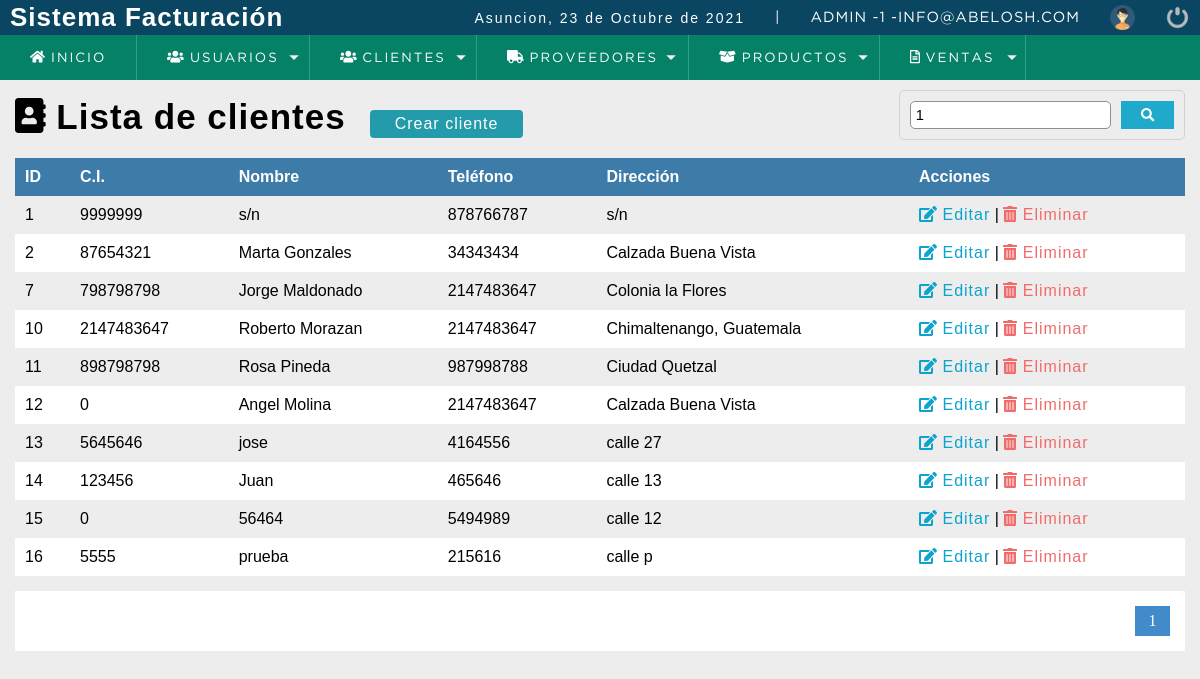
The page /sistema/buscar_cliente.php?busqueda=1 (signed in) on the database its author committed.
### tables this page shows
CREATE TABLE `cliente` (
  `idcliente` int(11) NOT NULL,
  `nit` int(11) DEFAULT NULL,
  `nombre` varchar(80) DEFAULT NULL,
  `telefono` int(11) DEFAULT NULL,
  `direccion` text DEFAULT NULL,
  `dateadd` datetime NOT NULL DEFAULT current_timestamp(),
  `usuario_id` int(11) NOT NULL,
  `estatus` int(11) NOT NULL DEFAULT 1
);

### sistema/buscar_cliente.php (the view, shortened to what this page needs)
<?php
	include "../conexion.php";
 ?>
<!DOCTYPE html>
<html lang="en">
<head>
	<?php include "includes/scripts.php";?>
</head>
<body>
	<?php include "includes/header.php"; ?>
	<section id="container">
		<?php
			$busqueda = strtolower($_REQUEST['busqueda']);
		 ?>
		<h1><i class="fas fa-address-book"></i> Lista de clientes</h1>
		<a href="registro_cliente.php" class="btn_new">Crear cliente</a>
		<form action="buscar_cliente.php" method="get" class="form_search">
			<input type="text" name="busqueda" id="busqueda" placeholder="Buscar" value="<?php echo $busqueda; ?>">
			<button type="submit" class="btn_search"><i class="fas fa-search"></i></button>
		</form>
		<table>
			<tr>
				<th>ID</th>
				<th>C.I.</th>
				<th>Nombre</th>
				<th>Teléfono</th>
				<th>Dirección</th>
				<th>Acciones</th>
			</tr>
			<?php
				$sql_registe = mysqli_query($conection,"SELECT COUNT(*) AS total_registro FROM cliente
																	  WHERE (idcliente LIKE '%$busqueda%' OR
																	  		 nit LIKE '%$busqueda%' OR
																	  		 nombre LIKE '%$busqueda%' OR
																	  		 telefono LIKE '%$busqueda%' OR
																	  		 direccion LIKE '%$busqueda%')
																	  AND estatus = 1 ");
				$result_register = mysqli_fetch_array($sql_registe);
				$total_registro = $result_register['total_registro'];
				$por_pagina = 10;
				if(empty($_GET['pagina']))
				{
					$pagina = 1;
				}else{
					$pagina = $_GET['pagina'];
				}
				$desde = ($pagina-1) * $por_pagina;
				$total_paginas = ceil($total_registro / $por_pagina);
				$query = mysqli_query($conection, "SELECT * FROM cliente
													WHERE (idcliente LIKE '%$busqueda%' OR
											  		 nit LIKE '%$busqueda%' OR
											  		 nombre LIKE '%$busqueda%' OR
											  		 telefono LIKE '%$busqueda%' OR
											  		 direccion  LIKE '%$busqueda%' )
														AND
														estatus = 1 ORDER BY idcliente ASC LIMIT $desde,$por_pagina
					");
				$result = mysqli_num_rows($query);
				if($result > 0){
					while ($data = mysqli_fetch_array($query)) {
				?>
					<tr>
						<td><?php echo $data['idcliente']; ?></td>
						<td><?php echo $data['nit']; ?></td>
						<td><?php echo $data['nombre']; ?></td>
						<td><?php echo $data['telefono']; ?></td>
						<td><?php echo $data['direccion']; ?></td>
						<td>
							<a class="link_edit" href="editar_cliente.php?id=<?php echo $data['idcliente']; ?>"> <i class="fas fa-edit"></i> Editar</a>
								<?php if ($_SESSION['rol'] == 1 || $_SESSION['rol'] == 2) {
							 ?>
							|
							<a class="link_delete" href="eliminar_confirmar_cliente.php?id=<?php echo $data['idcliente']; ?>"> <i class="fas fa-trash-alt"></i> Eliminar</a>
						<?php } ?>
						</td>
					</tr>
				<?php
					}
				}
			 ?>
		</table>
		<?php
			if($total_registro != 0)
			{
		 ?>
		<div class="paginador">
			<ul>
				<?php
				for ($i=1; $i <=  $total_paginas; $i++) {
					if ($i == $pagina) {
						echo '<li class ="pageSelected">'.$i.'</li>';
					}else{
					echo '<li><a href="?pagina='.$i.'&busqueda='.$busqueda.'">'.$i.'</a></li>';
					}
				}
				 ?>
			</ul>
		</div>
		<?php } ?>
	</section>
	<?php include "includes/footer.php"; ?>
</body>
</html>

### sistema/css/style.css (style rules this page uses)
* { margin: 0; padding: 0; box-sizing: border-box; }
body { background: #ededed; }
h1, h2, h3, h4, h5, h6 { font-family: 'arial'; font-weight: bold; letter-spacing: 1px; }
h1 { font-size: 26px; }
a { text-decoration: none; font-family: arial; letter-spacing: 1px; }
#container { padding: 90px 15px 15px; }
form { background: #FFF; margin: auto; padding: 20px 50px; border: 1px solid #d1d1d1; }
input,select { display: block; width: 100%; font-size: 11pt; padding: 5px; border: 1px solid #85929e; border-radius: 5px; }
#container h1 { font-size: 35px; display: inline-block; color: #000000; }
.btn_new { display: inline-block; background: #239baa; color: #FFF; padding: 5px 25px; border-radius: 4px; margin: 20px; }
table { border-collapse: collapse; font-size: 12pt; font-family: 'arial'; width: 100%; color: #000000; }
table th { text-align: left; padding: 10px; background: #3d7ba8; color: #FFF; }
table tr:nth-child(odd) { background: #FFF; }
table td { padding: 10px; }
.link_edit { color:#0ca4ce; }
.link_delete { color: #f26b6b; }
.paginador ul { padding: 15px; list-style: none; background: #FFF; margin-top: 15px; display: -webkit-flex; display: -moz-flex; display: -ms-flex; display: -o-flex; display: flex; justify-content: flex-end; }
.paginador a, .pageSelected { color: #428bca; border: 1px solid #ddd; padding: 5px; display: inline-block; text-align: center; width: 35px; }
.pageSelected { color: #FFF; background: #428bca; border: 1px solid #428bca; }
.form_search { display: -webkit-flex; display: -moz-flex; display: -ms-flex; display: -o-flex; display: flex; float: right; background: initial; padding: 10px; border-radius: 5px; }
.form_search .btn_search { background: #1faacB; color: #FFF; padding: 0 20px; border: 0; cursor: pointer; margin-left: 10px; }

### rows shown on the page
cliente: idcliente "1", nit "9999999", nombre "s/n", telefono "878766787", direccion "s/n"
cliente: idcliente "2", nit "87654321", nombre "Marta Gonzales", telefono "34343434", direccion "Calzada Buena Vista"
cliente: idcliente "7", nit "798798798", nombre "Jorge Maldonado", telefono "2147483647", direccion "Colonia la Flores"
cliente: idcliente "10", nit "2147483647", nombre "Roberto Morazan", telefono "2147483647", direccion "Chimaltenango, Guatemala"
cliente: idcliente "11", nit "898798798", nombre "Rosa Pineda", telefono "987998788", direccion "Ciudad Quetzal"
cliente: idcliente "12", nit "0", nombre "Angel Molina", telefono "2147483647", direccion "Calzada Buena Vista"
cliente: idcliente "13", nit "5645646", nombre "jose", telefono "4164556", direccion "calle 27"
cliente: idcliente "14", nit "123456", nombre "Juan", telefono "465646", direccion "calle 13"
cliente: idcliente "15", nit "0", nombre "56464", telefono "5494989", direccion "calle 12"
cliente: idcliente "16", nit "5555", nombre "prueba", telefono "215616", direccion "calle p"

### other values the page prints
fechaC() "23 de Octubre de 2021"
$_SESSION['user'] "ADMIN"
$_SESSION['rol'] "1"
$_SESSION['email'] "INFO@ABELOSH.COM"
